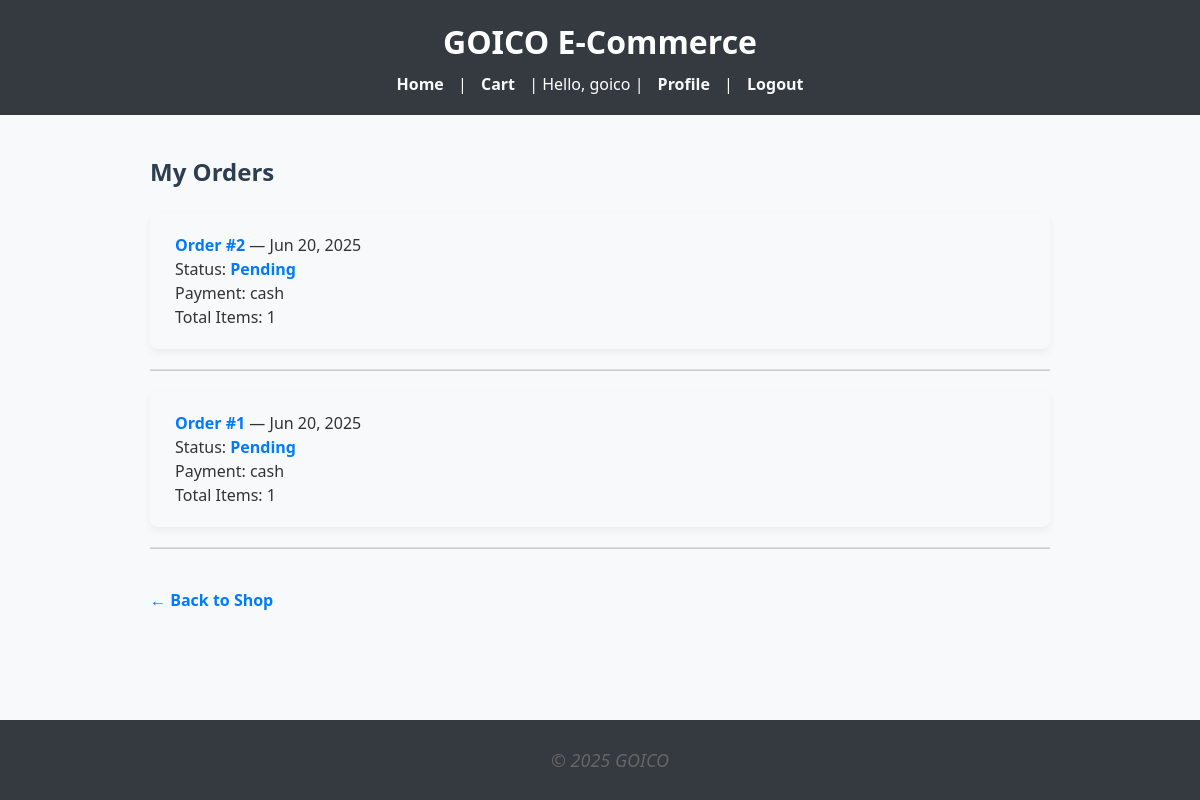
/my-orders/ (signed in), run on the app's committed database.
### shop/models.py (models this page shows, shortened)
class Order(models.Model):
    STATUS_CHOICES = [
        ('Pending', 'Pending'),
        ('Processing', 'Processing'),
        ('Shipped', 'Shipped'),
        ('Delivered', 'Delivered'),
        ('Cancelled', 'Cancelled'),
    ]
    user = models.ForeignKey(User, on_delete=models.SET_NULL, null=True, blank=True)
    full_name = models.CharField(max_length=100)
    address = models.TextField()
    payment_method = models.CharField(max_length=50)
    date_ordered = models.DateTimeField(auto_now_add=True)
    status = models.CharField(max_length=20, choices=STATUS_CHOICES, default='Pending')

### shop/views.py (the view)
# urls.py: path('my-orders/', views.order_history, name='order_history'),
@login_required
def order_history(request):
    orders = Order.objects.filter(user=request.user).order_by('-date_ordered')
    return render(request, 'shop/order_history.html', {'orders': orders})

### shop/templates/shop/order_history.html (shortened to what this page needs)
{% extends 'base.html' %}
{% block content %}
<h2>My Orders</h2>
{% if orders %}
    <ul>
        {% for order in orders %}
            <li style="margin-bottom: 20px;">
                <strong>Order #{{ order.id }}</strong> — {{ order.date_ordered|date:"M d, Y" }}<br>
                Status: <strong>{{ order.status }}</strong><br>
                Payment: {{ order.payment_method }}<br>
                Total Items: {{ order.items.count }}
            </li>
            <hr>
        {% endfor %}
    </ul>
{% else %}
    <p>You haven't placed any orders yet.</p>
{% endif %}
<a href="{% url 'product_list' %}">← Back to Shop</a>
{% endblock %}

### shop/templates/base.html (shortened to what this page needs)
<!DOCTYPE html>
<html>
<head>
</head>
<body>
    <header>
        <h1>GOICO E-Commerce</h1>
        <nav>
            <a href="{% url 'product_list' %}">Home</a> |
            <a href="{% url 'view_cart' %}">Cart</a> |
            {% if user.is_authenticated %}
                Hello, {{ user.username }} |
                <a href="{% url 'profile' %}">Profile</a> |
                <a href="{% url 'logout' %}">Logout</a>
            {% else %}
                <a href="{% url 'login' %}">Login</a> |
                <a href="{% url 'signup' %}">Sign Up</a>
            {% endif %}
        </nav>
    </header>
    <main>
        {% block content %}{% endblock %}
    </main>
    <footer>
        <p>&copy; 2025 GOICO</p>
    </footer>
</body>
</html>

### shop/templates/base.html (style rules this page uses)
body { font-family: 'Segoe UI', Tahoma, Geneva, Verdana, sans-serif; margin: 0; padding: 0; background-color: #f8f9fa; color: #333; }
header { background-color: #343a40; color: #fff; padding: 20px; text-align: center; }
header h1 { margin: 0; font-size: 2rem; }
nav { margin-top: 10px; }
nav a { color: #f8f9fa; text-decoration: none; margin: 0 10px; font-weight: bold; }
main { padding: 20px; max-width: 900px; margin: auto; }
footer { text-align: center; background-color: #343a40; color: #f8f9fa; padding: 10px; position: fixed; bottom: 0; width: 100%; }
hr { border: 0; height: 1px; background-color: #ccc; margin: 20px 0; }

### shop/templates/shop/order_history.html (style rules this page uses)
h2 { color: #2c3e50; font-weight: 700; margin-bottom: 25px; font-family: 'Segoe UI', Tahoma, Geneva, Verdana, sans-serif; }
ul { list-style-type: none; padding: 0; }
ul li { background: #f8f9fa; border-radius: 8px; padding: 20px 25px; margin-bottom: 15px; box-shadow: 0 4px 8px rgba(0,0,0,0.05); font-size: 16px; color: #333; line-height: 1.5; }
ul li strong { color: #007bff; }
hr { border: none; border-top: 1px solid #ddd; margin: 10px 0 20px; }
p { font-size: 18px; color: #666; font-style: italic; }
a { display: inline-block; margin-top: 20px; color: #007bff; font-weight: 600; text-decoration: none; transition: color 0.3s ease; }

### data on the page
Order: id "2", date_ordered "Jun 20, 2025", status "Pending", payment_method "cash", items.count "1"
Order: id "1", date_ordered "Jun 20, 2025", status "Pending", payment_method "cash", items.count "1"

### other printed values
{{ user.username }} "goico"
